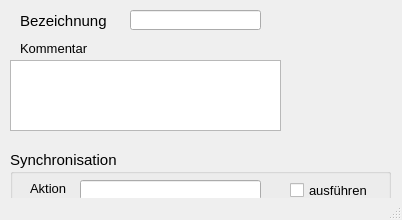
<?xml version="1.0" encoding="UTF-8"?>
<ui version="4.0">
 <class>MainWindow</class>
 <widget class="QMainWindow" name="MainWindow">
  <property name="geometry">
   <rect>
    <x>0</x>
    <y>0</y>
    <width>402</width>
    <height>220</height>
   </rect>
  </property>
  <property name="minimumSize">
   <size>
    <width>290</width>
    <height>220</height>
   </size>
  </property>
  <property name="font">
   <font>
    <family>Tahoma</family>
    <pointsize>10</pointsize>
   </font>
  </property>
  <property name="windowTitle">
   <string>Auslasstyp</string>
  </property>
  <property name="layoutDirection">
   <enum>Qt::LeftToRight</enum>
  </property>
  <widget class="QWidget" name="centralwidget">
   <widget class="QLabel" name="label_4">
    <property name="geometry">
     <rect>
      <x>20</x>
      <y>10</y>
      <width>121</width>
      <height>21</height>
     </rect>
    </property>
    <property name="font">
     <font>
      <family>Tahoma</family>
      <pointsize>11</pointsize>
     </font>
    </property>
    <property name="text">
     <string>Bezeichnung</string>
    </property>
    <property name="alignment">
     <set>Qt::AlignLeading|Qt::AlignLeft|Qt::AlignVCenter</set>
    </property>
   </widget>
   <widget class="QLineEdit" name="name">
    <property name="geometry">
     <rect>
      <x>130</x>
      <y>10</y>
      <width>131</width>
      <height>20</height>
     </rect>
    </property>
    <property name="toolTip">
     <string>&lt;html&gt;&lt;head/&gt;&lt;body&gt;&lt;p&gt;Eindeutige Bezeichnung&lt;/p&gt;&lt;/body&gt;&lt;/html&gt;</string>
    </property>
    <property name="statusTip">
     <string>Eindeutige Bezeichnung</string>
    </property>
    <property name="text">
     <string/>
    </property>
   </widget>
   <widget class="QTextEdit" name="kommentar">
    <property name="geometry">
     <rect>
      <x>10</x>
      <y>60</y>
      <width>271</width>
      <height>71</height>
     </rect>
    </property>
    <property name="minimumSize">
     <size>
      <width>0</width>
      <height>0</height>
     </size>
    </property>
    <property name="toolTip">
     <string>&lt;html&gt;&lt;head/&gt;&lt;body&gt;&lt;p&gt;Platz für zusätzliche Kommentare.&lt;/p&gt;&lt;/body&gt;&lt;/html&gt;</string>
    </property>
    <property name="statusTip">
     <string>Platz für zusätzliche Kommentare.</string>
    </property>
   </widget>
   <widget class="QLabel" name="label_15">
    <property name="geometry">
     <rect>
      <x>20</x>
      <y>40</y>
      <width>81</width>
      <height>16</height>
     </rect>
    </property>
    <property name="text">
     <string>Kommentar</string>
    </property>
   </widget>
   <widget class="QGroupBox" name="groupBox_sync">
    <property name="geometry">
     <rect>
      <x>10</x>
      <y>150</y>
      <width>381</width>
      <height>61</height>
     </rect>
    </property>
    <property name="font">
     <font>
      <family>Tahoma</family>
      <pointsize>11</pointsize>
     </font>
    </property>
    <property name="title">
     <string>Synchronisation</string>
    </property>
    <widget class="QCheckBox" name="status">
     <property name="geometry">
      <rect>
       <x>280</x>
       <y>30</y>
       <width>101</width>
       <height>21</height>
      </rect>
     </property>
     <property name="font">
      <font>
       <family>Tahoma</family>
       <pointsize>10</pointsize>
      </font>
     </property>
     <property name="toolTip">
      <string>Synchronisation aktivieren</string>
     </property>
     <property name="statusTip">
      <string>Synchronisation aktivieren</string>
     </property>
     <property name="text">
      <string>ausführen</string>
     </property>
    </widget>
    <widget class="QLabel" name="label_23">
     <property name="geometry">
      <rect>
       <x>20</x>
       <y>30</y>
       <width>51</width>
       <height>16</height>
      </rect>
     </property>
     <property name="font">
      <font>
       <family>Tahoma</family>
       <pointsize>10</pointsize>
      </font>
     </property>
     <property name="text">
      <string>Aktion</string>
     </property>
    </widget>
    <widget class="QLineEdit" name="aktion">
     <property name="geometry">
      <rect>
       <x>70</x>
       <y>30</y>
       <width>181</width>
       <height>20</height>
      </rect>
     </property>
     <property name="toolTip">
      <string>&lt;html&gt;&lt;head/&gt;&lt;body&gt;&lt;p&gt;Maßnahme zur Synchronisation&lt;/p&gt;&lt;/body&gt;&lt;/html&gt;</string>
     </property>
     <property name="statusTip">
      <string>Maßnahme zur Synchronisation</string>
     </property>
    </widget>
   </widget>
  </widget>
  <widget class="QStatusBar" name="statusbar"/>
 </widget>
 <tabstops>
  <tabstop>name</tabstop>
 </tabstops>
 <resources/>
 <connections/>
</ui>
